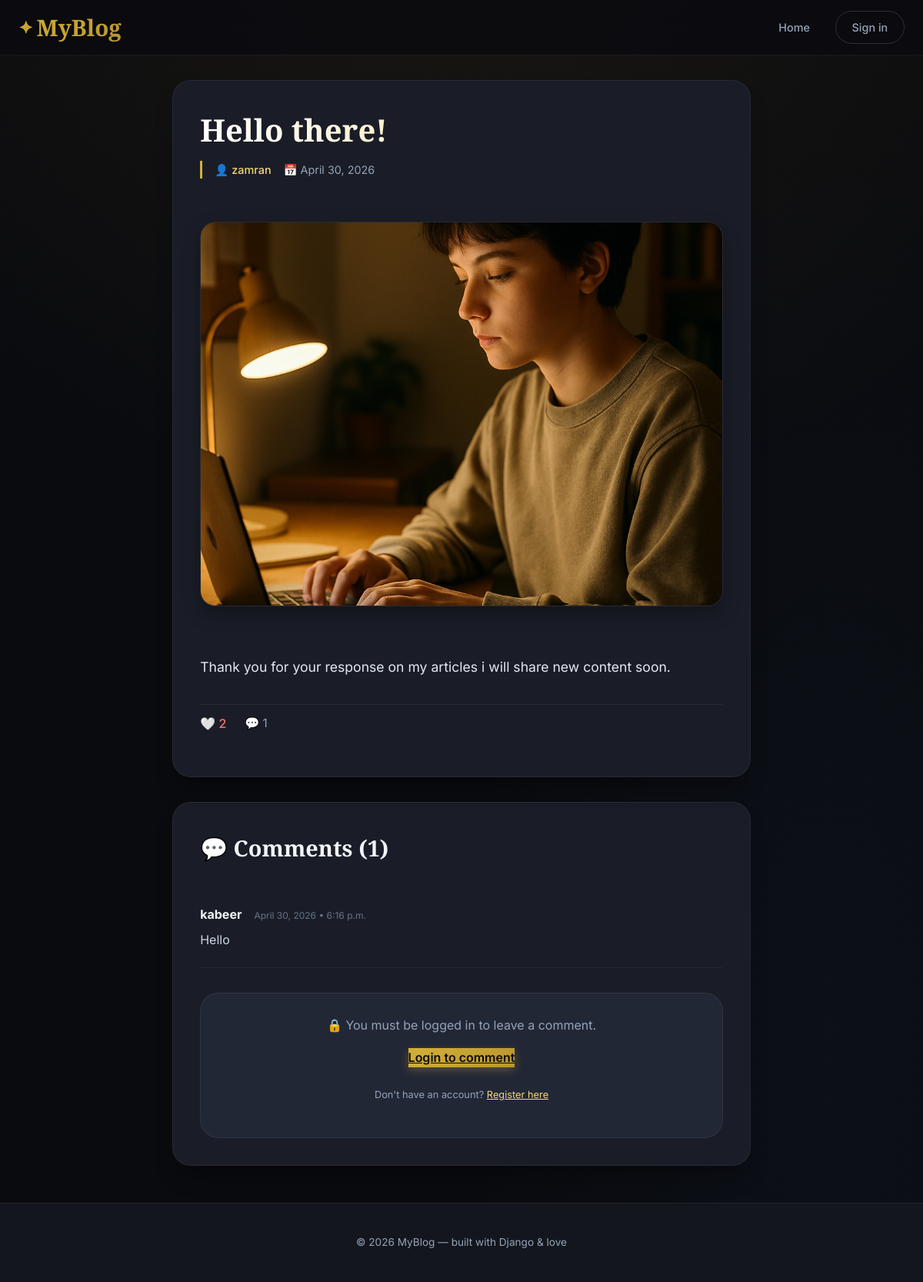
/post/5/, run on the app's committed database.
### blog/models.py (models this page shows, shortened)
class Post(models.Model):
    STATUS_CHOICES = (
        ('pending', 'Pending Approval'),
        ('published', 'Published'),
        ('draft', 'Draft'),
    )
    title = models.CharField(max_length=200)
    content = models.TextField()
    date_posted = models.DateTimeField(default=timezone.now)
    author = models.ForeignKey(User, on_delete=models.CASCADE)
    image = models.ImageField(
        upload_to='post_images/',
        blank=True,
        null=True,
        validators=[FileExtensionValidator(
            allowed_extensions=['jpg', 'jpeg', 'png', 'gif', 'bmp', 'tiff', 'webp', 'heic', 'heif']
        )]
    )
    status = models.CharField(max_length=10, choices=STATUS_CHOICES, default='pending')
    def total_likes(self):
        return self.likes.count()

class Comment(models.Model):
    post = models.ForeignKey(Post, on_delete=models.CASCADE, related_name='comments')
    user = models.ForeignKey(User, on_delete=models.CASCADE, null=True, blank=True)
    name = models.CharField(max_length=80, blank=True, null=True)
    email = models.EmailField(blank=True, null=True)
    body = models.TextField(validators=[MinLengthValidator(3)])
    created = models.DateTimeField(auto_now_add=True)
    updated = models.DateTimeField(auto_now=True)
    active = models.BooleanField(default=True)
    class Meta:
        ordering = ['created']

### blog/views.py (the view, shortened to what this page needs)
# urls.py: path('post/<int:pk>/', views.PostDetailView.as_view(), name='post-detail'),
class PostDetailView(DetailView):
    model = Post
    template_name = 'blog/post_detail.html'
    def dispatch(self, request, *args, **kwargs):
        post = self.get_object()
        if post.status == 'published' or request.user == post.author or request.user.is_staff:
            return super().dispatch(request, *args, **kwargs)
        else:
            from django.http import Http404
            raise Http404("This post is not available.")
    def get_context_data(self, **kwargs):
        context = super().get_context_data(**kwargs)
        context['comments'] = self.object.comments.filter(active=True)
        if self.request.user.is_authenticated:
            context['form'] = CommentForm()
            context['user_liked'] = self.object.likes.filter(user=self.request.user).exists()
        else:
            context['form'] = None
            context['user_liked'] = False
        return context

### blog/templates/blog/post_detail.html (shortened to what this page needs)
<!DOCTYPE html>
<html lang="en">
<head>
</head>
<body>
<nav class="navbar">
    <div class="nav-inner">
        <div class="logo"><a href="{% url 'blog-home' %}">MyBlog</a></div>
        <div class="nav-links">
            <a href="{% url 'blog-home' %}">Home</a>
            {% if user.is_authenticated %}
                <a href="{% url 'profile' user.username %}">Profile</a>
                <a href="{% url 'post-create' %}" class="btn-primary">Write story</a>
                <form action="{% url 'logout' %}" method="post" style="margin:0">
                    {% csrf_token %}
                    <button type="submit" class="btn-outline">Sign out</button>
                </form>
            {% else %}
                <a href="{% url 'login' %}" class="btn-outline">Sign in</a>
            {% endif %}
        </div>
    </div>
</nav>
<main class="container">
    <article class="post-card">
        <h1 class="post-title">{{ post.title }}</h1>
        <div class="post-meta">
            <span>👤 <a href="{% url 'profile' post.author.username %}">{{ post.author.get_full_name|default:post.author.username }}</a></span>
            <span>📅 {{ post.date_posted|date:"F j, Y" }}</span>
        </div>
        {% if post.image %}
            <img src="{{ post.image.url }}" alt="{{ post.title }}" class="post-detail-image">
        {% endif %}
        <div class="post-content">
            {{ post.content|linebreaks }}
        </div>
        <div class="post-stats">
            <a href="{% url 'like_post' post.id %}" class="like-btn">
                {% if user_liked %}
                    ❤️ {{ post.total_likes }}
                {% else %}
                    🤍 {{ post.total_likes }}
                {% endif %}
            </a>
            <span class="stats-comment">💬 {{ comments|length }}</span>
        </div>
    </article>
    <div class="comments-section">
        <h2 class="comments-title">💬 Comments ({{ comments.count }})</h2>
        {% for comment in comments %}
            <div class="comment">
                <div class="comment-header">
                    <div class="comment-author">
                        {% if comment.user %}
                            {{ comment.user.get_full_name|default:comment.user.username }}
                        {% else %}
                            {{ comment.name }}
                        {% endif %}
                    </div>
                    <span class="comment-date">{{ comment.created|date:"F j, Y • g:i a" }}</span>
                </div>
                <div class="comment-body">
                    {{ comment.body|linebreaks }}
                </div>
            </div>
        {% empty %}
            <div class="empty-comments">
                ✨ No comments yet. Be the first to share your thoughts.
            </div>
        {% endfor %}
        {% if user.is_authenticated %}
            <div class="comment-form">
                <h3>Leave a reply</h3>
                <form method="post">
                    {% csrf_token %}
                    <div class="form-group">
                        <label for="id_body">Your comment</label>
                        <textarea name="body" id="id_body" rows="4" required placeholder="Write something..."></textarea>
                    </div>
                    <button type="submit" class="btn-submit">Post comment →</button>
                </form>
            </div>
        {% else %}
            <div class="login-prompt">
                <p>🔒 You must be logged in to leave a comment.</p>
                <a href="{% url 'login' %}?next={{ request.path }}" class="btn-primary">Login to comment</a>
                <p style="margin-top: 0.8rem; font-size: 0.8rem;">Don't have an account? <a href="{% url 'register' %}" style="color: var(--accent-light);">Register here</a></p>
            </div>
        {% endif %}
    </div>
</main>
<footer class="footer">
    <p>© 2026 MyBlog — built with Django & love</p>
</footer>
</body>
</html>

### data on the page
Post: author.get_full_name "zamran", date_posted "April 30, 2026", image (picture), content "Thank you for your response on my articles i will share new content soon.", total_likes "2"
Comment: user.get_full_name "kabeer", created "April 30, 2026 • 6:16 p.m.", body "Hello"

### other printed values
{{ comments|length }} "1"
{{ comments.count }} "1"
